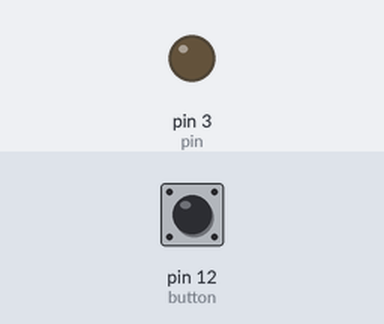
Simulated run of this sketch. Board: Arduino Uno, built with avr-gcc and run on an emulated ATmega328P. Shown: output pins drawn as LEDs (lit = HIGH). The inputs (shaded band) are chosen by the test bench; at power-on: pin 12 (button) HIGH.

Above: at 1.2 s.
1.3 s: pin 12 (button) pulled LOW for 0.15 s
At 2.5 s:
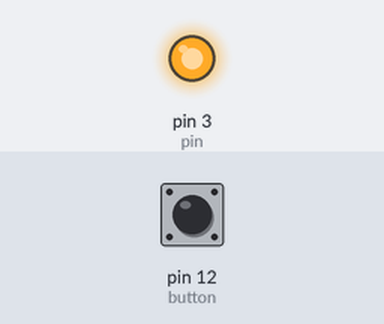
2.9 s: pin 12 (button) pulled LOW for 1 s
At 3.9 s:
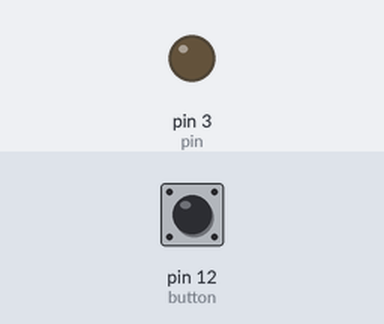
5.4 s: pin 12 (button) pulled LOW for 3.2 s
At 5.8 s:
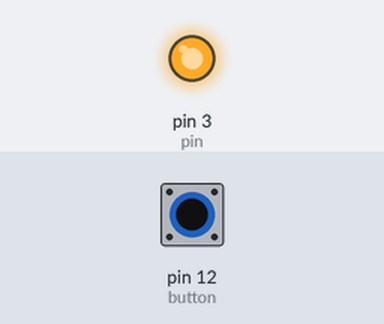
Timing chart, 0 to 8.4 s (numbered marks = the images above; inputs shaded):
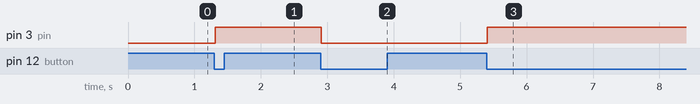

The sketch:

stable_LED_state.ino
```cpp
int button = 12;
int pin = 3;
boolean isON = false;

void setup() {
  // put your setup code here, to run once:
  pinMode(button, INPUT);
  pinMode(pin, OUTPUT);
}

void loop() {
  if(digitalRead(button) == LOW)  //if button is pressed
  {
    delay(10);  //Delay for a certain time to skip the bounce
    if(digitalRead(button) == LOW) // Confirm the button is pressed
    {
      stop_on_off_stable();   //Turn on or off the LED.
      while(digitalRead(button) == LOW)   // as long the button is pressed wait for release to occure
      delay(10);  // delay for a certain time to skip bounce when the button is released
    }
  }
}

void stop_on_off_stable(){
  if(isON)
  {
    digitalWrite(pin, LOW);
    isON = false;
  }
  else
  {
    digitalWrite(pin, HIGH);
    isON = true;
  }
}
```

Measured:
- after the input at 1.3 s, pin 3 (pin): LOW → HIGH at once
- after the input at 2.9 s, pin 3 (pin): HIGH → LOW at once
- after the input at 5.4 s, pin 3 (pin): LOW → HIGH at once
